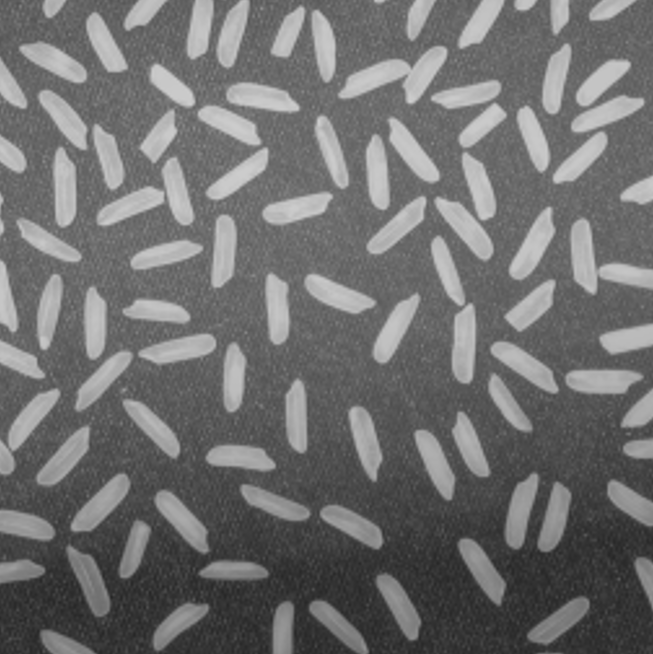
#> input picture image processing codes/KODLAR13_Morfolojik_Operatorler/KODLAR13_Morfolojik_Operatorler/Top_bottom_img.png, 653 x 654 px
$ python K13_13_Tophat_Bottomhat_Morfolojik_operator.py
#> lines starting #> are read from the running program, lines starting #| are printed output that depends on the picture
# -*- coding: utf-8 -*-
"""
Created on Tue Apr 16 08:12:38 2024

@author: muozi
"""

import cv2
import numpy as np
import matplotlib.pyplot as plt

# Görüntüyü oku
img = cv2.imread("Top_bottom_img.png")
#> img is the input picture: shape (654, 653, 3); min 38, max 207, mean 111.3

# Tophat için disk şeklinde bir kernel tanımla
tophat_kernel_size = 30
tophat_kernel = cv2.getStructuringElement(cv2.MORPH_ELLIPSE, (tophat_kernel_size, tophat_kernel_size))

# Bottomhat için dikdörtgen şeklinde bir kernel tanımla
bottomhat_kernel_size = 100
bottomhat_kernel = cv2.getStructuringElement(cv2.MORPH_RECT, (bottomhat_kernel_size, bottomhat_kernel_size))

# Tophat işlemi
tophat_img = cv2.morphologyEx(img, cv2.MORPH_TOPHAT, tophat_kernel)
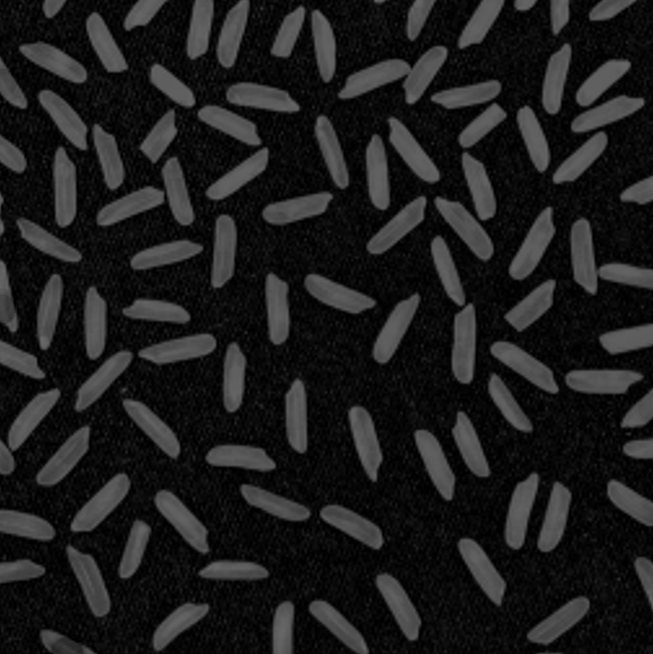
#> tophat_img: shape (654, 653, 3); min 0, max 105, mean 28.6

# Bottomhat işlemi
bottomhat_img = cv2.morphologyEx(img, cv2.MORPH_BLACKHAT, bottomhat_kernel)
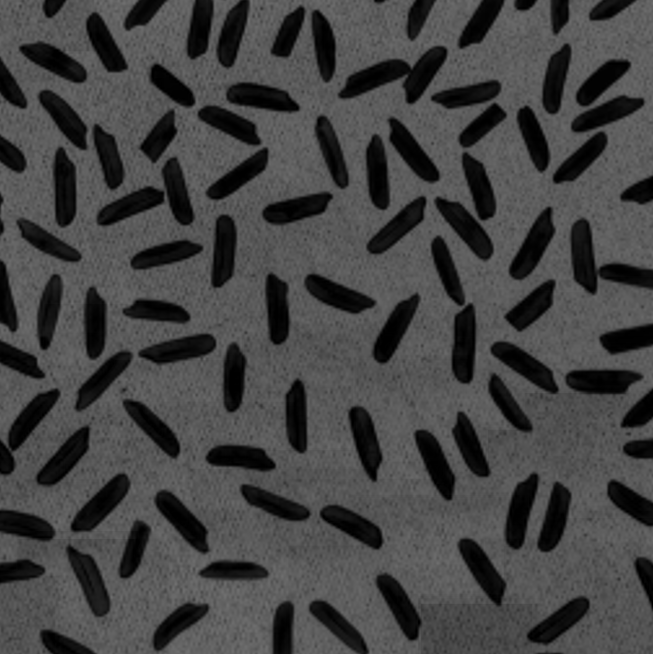
#> bottomhat_img: shape (654, 653, 3); min 0, max 111, mean 67.8

# Görüntüleri ve işlem sonuçlarını yan yana göster
fig, axs = plt.subplots(1, 3, figsize=(15, 5))

# Orijinal görüntü
axs[0].imshow(cv2.cvtColor(img, cv2.COLOR_BGR2RGB))
axs[0].set_title('Original Image')
axs[0].axis('off')

# Tophat işlemi sonucu
axs[1].imshow(cv2.cvtColor(tophat_img, cv2.COLOR_BGR2RGB))
axs[1].set_title('Tophat')
axs[1].axis('off')

# Bottomhat işlemi sonucu
axs[2].imshow(cv2.cvtColor(bottomhat_img, cv2.COLOR_BGR2RGB))
axs[2].set_title('Bottomhat')
axs[2].axis('off')

plt.show()
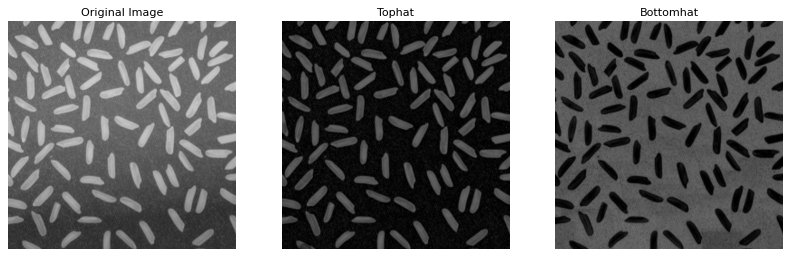
#> figure drawn by matplotlib, 3 panels

$ run again, with image processing codes/KODLAR13_Morfolojik_Operatorler/KODLAR13_Morfolojik_Operatorler/Crop3.jpg saved as image processing codes/KODLAR13_Morfolojik_Operatorler/KODLAR13_Morfolojik_Operatorler/Top_bottom_img.png
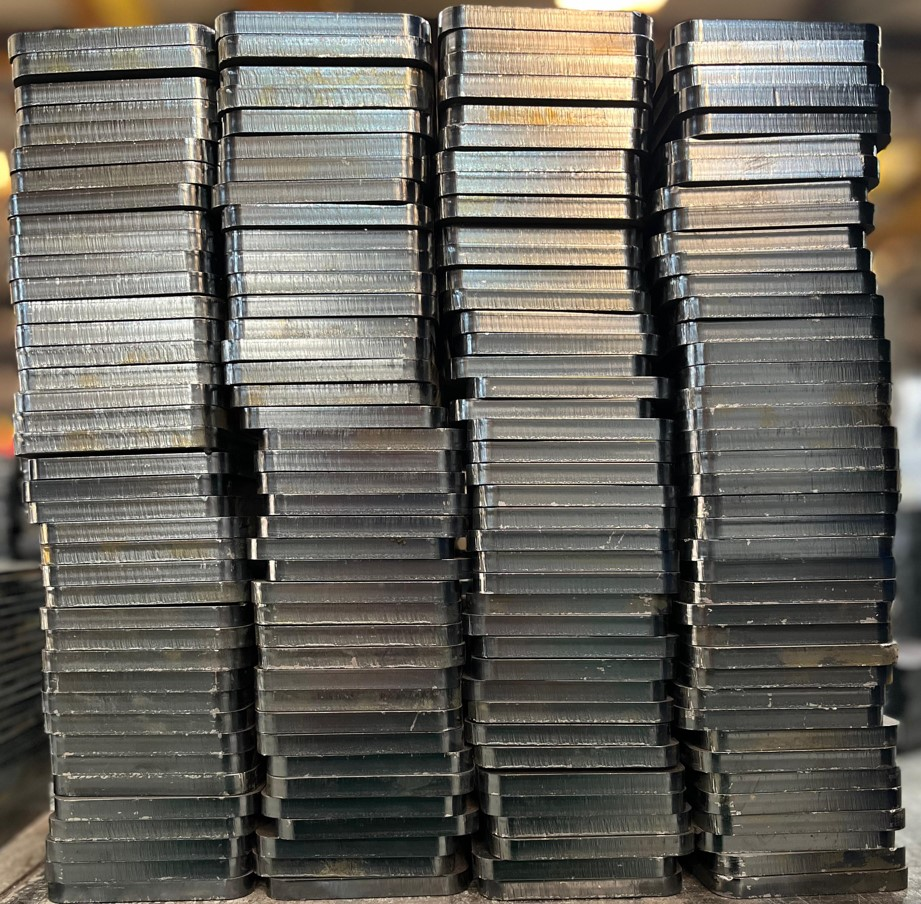
#> input picture image processing codes/KODLAR13_Morfolojik_Operatorler/KODLAR13_Morfolojik_Operatorler/Crop3.jpg, 921 x 904 px
#> img is the input picture: shape (904, 921, 3); mean B, G, R 94.1, 101.7, 104.4
#> `bottomhat_img = cv2.morphologyEx(img, cv2.MORPH_BLACKHAT, bottomhat_ke..`:
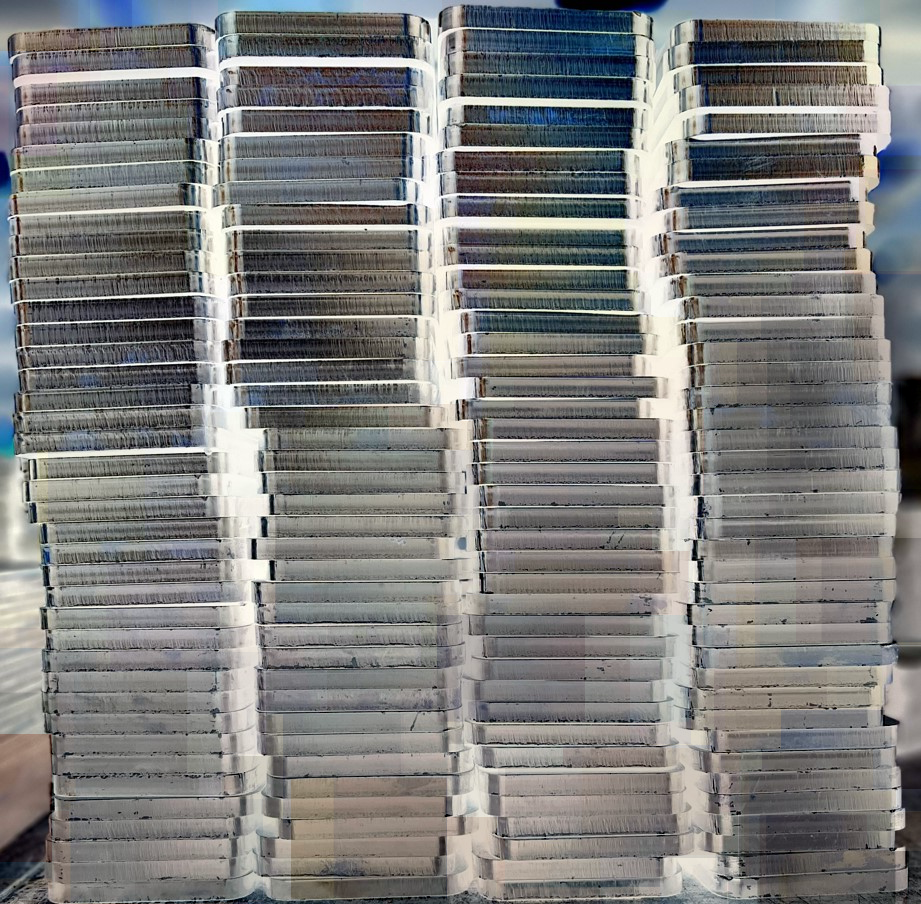
#> bottomhat_img: shape (904, 921, 3); mean B, G, R 124.2, 125.3, 125.3
#> `plt.show()`:
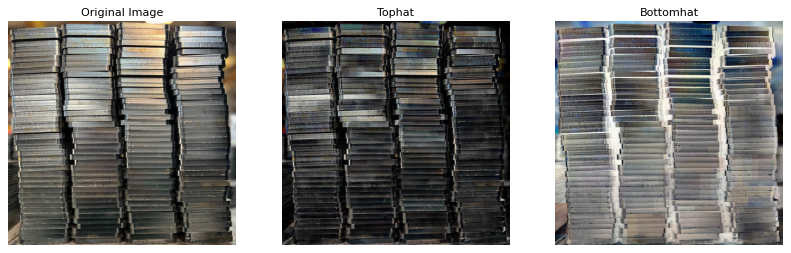
#> figure drawn by matplotlib, 3 panels
